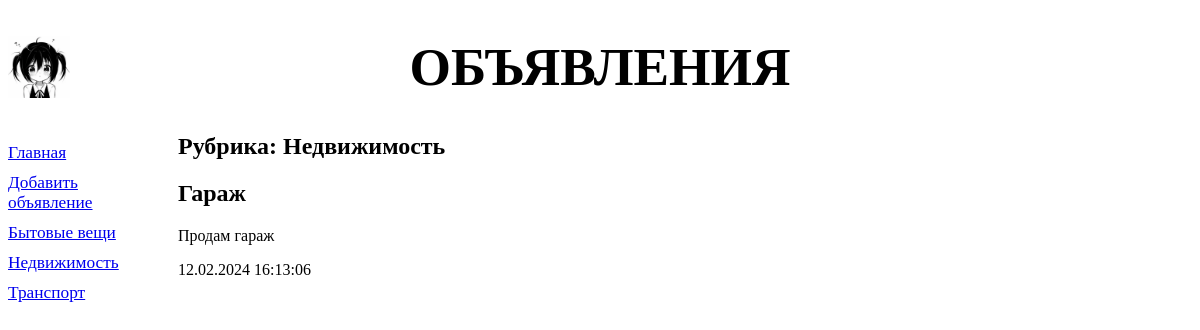
Screenshot of /bboard/1/ with the database file from the repository.
### bboard/models.py (models this page shows, shortened)
class Rubric(models.Model):
    name = models.CharField(max_length = 20, db_index = True, verbose_name = 'Название')
    class Meta:
        verbose_name_plural = "Рубрики"
        verbose_name = "Рубрика"
        ordering = ['name']

class Bb(models.Model):
    title = models.CharField(max_length = 50, verbose_name = "Товар")
    content = models.TextField(blank = True, null = True, verbose_name = "Описание")
    price = models.FloatField(null = True, blank = True, verbose_name = "Цена")
    published = models.DateTimeField(auto_now_add = True, db_index = True)
    rubric = models.ForeignKey('Rubric', null = True, on_delete = models.PROTECT, verbose_name = 'Рубрика')
    class Meta:
        verbose_name_plural = "Объявления"
        verbose_name = "Обьявление"
        ordering = ['-published']

### bboard/views.py (the view)
# urls.py: path('<int:rubric_id>/', by_rubric, name = 'by_rubric'),
def by_rubric(request, rubric_id):
    bbs = Bb.objects.filter(rubric=rubric_id)
    rubrics = Rubric.objects.all()
    current_rubric = Rubric.objects.get(pk=rubric_id)
    context = {'bbs':bbs, 'rubrics':rubrics, 'current_rubric':current_rubric}
    return render(request, 'bboard/by_rubric.html', context)

### bboard/templates/bboard/by_rubric.html (shortened to what this page needs)
{% extends "layout/basic.html" %}
{% block content %}
<h2>Рубрика: {{current_rubric.name}}</h2>
{% for bb in bbs %}
<h2>{{bb.title}}</h2>
<p>{{bb.content}}</p>
<p>{{bb.published|date:'d.m.Y H:i:s'}}</p>
{% endfor %}
{% endblock %}

### bboard/templates/layout/basic.html (shortened to what this page needs)
{% load static %}
<!DOCTYPE html>
<html>
 <head>
    <link rel = "stylesheet" type = "text/css" href = "{% static 'bboard/style.css'%}">
 </head>
 <body>
    <header><h1>Объявления</h1></header>
    <nav>
        <a href = "{% url 'index' %}">Главная</a>
        <a href = "{% url 'add' %}">Добавить объявление</a>
        {% for rubric in rubrics %}
        <a href = "{% url 'by_rubric' rubric.pk %}">{{rubric.name}}</a>
        {% endfor %}
    </nav>
    <section>
        {% block content %}
        {% endblock %}
    </section>
</body>
</html>

### bboard/static/bboard/style.css (style rules this page uses)
header h1 { font-size: 40pt; text-transform: uppercase; text-align: center; background: url('bg.jpg') left / auto 100% no-repeat; }
nav { font-size: 13pt; width:150px; float:left; }
nav a { display: block; margin: 10px 0px; }
section { margin-left:170px; }

### rows the page displays
Rubric: name "Бытовые вещи"
Rubric: name "Недвижимость"
Rubric: name "Транспорт"
Bb: title "Гараж", content "Продам гараж", published "12.02.2024 16:13:06"
